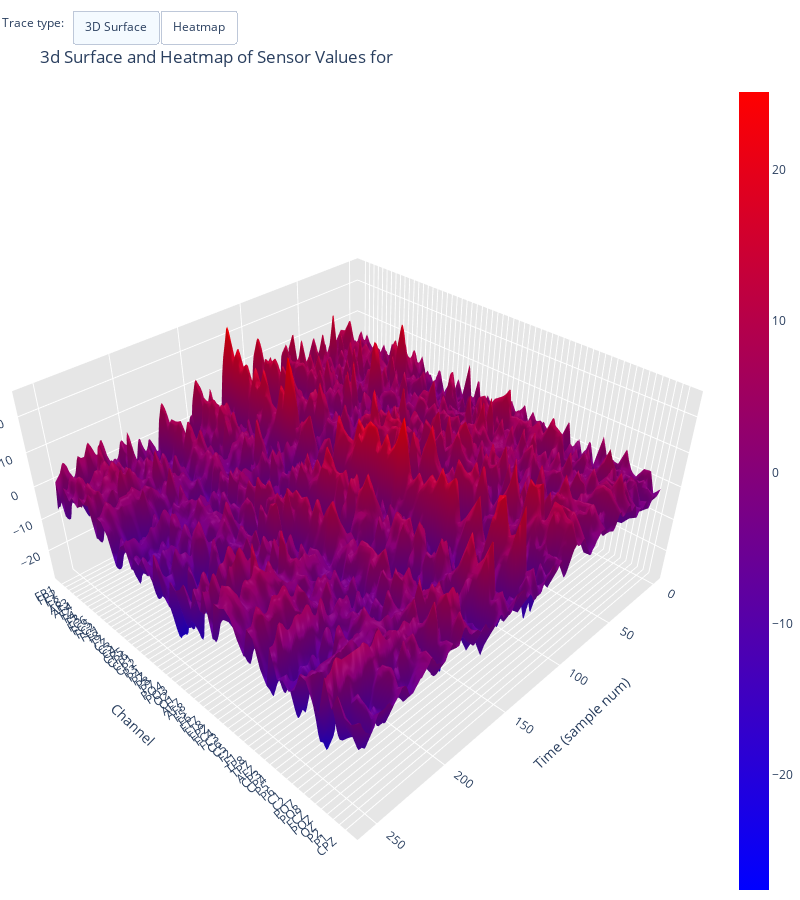

The notebook cell this image was saved under:
### Code cell
plot_3dSurface_and_heatmap(stimulus=stimulus, group='a', df=S1_sample_df)

### Figure 1 — Plotly figure (JSON) as saved in the notebook; plotly's stock layout.template omitted (floating-point values rounded to 4 significant figures; data arrays with more than 128 entries replaced by an {"elided": "..."} marker saying what was removed)
{"data": [{"colorscale": [[0, "rgb(0,0,255)"], [1, "rgb(255,0,0)"]], "z": {"elided": "61x256 float values"}, "type": "surface"}], "layout": {"annotations": [{"align": "left", "showarrow": false, "text": "Trace type:", "x": 0, "y": 1.085, "yref": "paper"}], "autosize": false, "height": 900, "margin": {"b": 0, "l": 0, "r": 0, "t": 0}, "scene": {"aspectmode": "manual", "aspectratio": {"x": 1, "y": 1, "z": 0.5}, "xaxis": {"backgroundcolor": "rgb(230, 230,230)", "gridcolor": "rgb(255, 255, 255)", "showbackground": true, "title": {"text": "Time (sample num)"}}, "yaxis": {"backgroundcolor": "rgb(230, 230, 230)", "gridcolor": "rgb(255, 255, 255)", "showbackground": true, "ticktext": ["FP1", "FP2", "F7", "F8", "AF3", "AF4", "FZ", "F4", "F3", "FC6", "FC5", "FC2", "FC1", "T8", "T7", "CZ", "C3", "C4", "CP5", "CP6", "CP1", "CP2", "P3", "P4", "PZ", "P8", "P7", "PO4", "PO3", "O2", "O1", "AF7", "AF8", "F5", "F6", "FT7", "FT8", "FPZ", "FC4", "FC3", "C6", "C5", "F2", "F1", "TP8", "TP7", "AFZ", "CP3", "CP4", "P5", "P6", "C1", "C2", "PO7", "PO8", "FCZ", "POZ", "OZ", "P2", "P1", "CPZ"], "tickvals": [0, 1, 2, 3, 4, 5, 6, 7, 8, 9, 10, 11, 12, 13, 14, 15, 16, 17, 18, 19, 20, 21, 22, 23, 24, 25, 26, 27, 28, 29, 30, 31, 32, 33, 34, 35, 36, 37, 38, 39, 40, 41, 42, 43, 44, 45, 46, 47, 48, 49, 50, 51, 52, 53, 54, 55, 56, 57, 58, 59, 60], "title": {"text": "Channel"}, "zerolinecolor": "rgb(255, 255, 255)"}, "zaxis": {"backgroundcolor": "rgb(230, 230,230)", "gridcolor": "rgb(255, 255, 255)", "showbackground": true, "title": {"text": "Sensor Value"}, "zerolinecolor": "rgb(255, 255, 255)"}}, "title": {"text": "<br>3d Surface and Heatmap of Sensor Values for "}, "updatemenus": [{"buttons": [{"args": ["type", "surface"], "label": "3D Surface", "method": "restyle"}, {"args": ["type", "heatmap"], "label": "Heatmap", "method": "restyle"}], "direction": "left", "pad": {"r": 10, "t": 10}, "showactive": true, "type": "buttons", "x": 0.1, "xanchor": "left", "y": 1.1, "yanchor": "top"}], "width": 800}}
